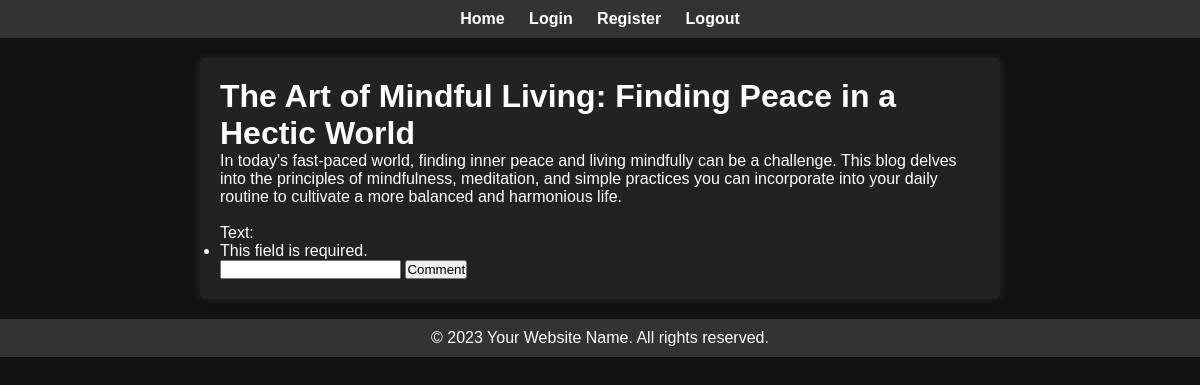
The page /detail/2 (signed in) on the database its author committed.
### base/models.py (models this page shows, shortened)
class New(models.Model):
    title = models.CharField(max_length=200)
    description = models.TextField()
    date_created = models.DateTimeField(auto_created=True, auto_now_add=True)

### base/views.py (the view)
# urls.py: path("detail/<str:pk>", views.detail, name="detail"),
@login_required(login_url="login")
def detail(request, pk):
    news = New.objects.get(id=pk)
    new = get_object_or_404(New, pk=pk)
    comments = new.comment_set.all()
    form = AddComment(request.POST)
    if request.method == "POST":
        if form.is_valid():
            form_instance = form.save(commit=False)
            form_instance.news = new
            form_instance.save()
    context = {
        "news": news,
        "comments": comments,
        "form": form,
    }
    return render(request, "detail.html", context)

### base/forms.py
class AddComment(forms.ModelForm):
    class Meta:
        model = Comment
        fields = ["text"]

### base/templates/detail.html (shortened to what this page needs)
{% extends 'base.html' %}
{% block content %}
<h1>{{news.title}}</h1>
<p>{{news.description}}</p>
<br>
<form method="post">
    {{form}}
    <input type="submit" value="Comment" />
</form>
{% endblock %}

### base/static/styles.css (style rules this page uses)
* { margin: 0; padding: 0; box-sizing: border-box; }
body { font-family: Arial, sans-serif; background-color: #111; color: #fff; margin: 0; padding: 0; }

### rows shown on the page
New: title "The Art of Mindful Living: Finding Peace in a Hectic World", description "In today's fast-paced world, finding inner peace and living mindfully can be a challenge. This blog delves into the principles of mindfulness, meditation, and simple practices you can incorporate into your daily routine to cultivate a more balanced and harmonious life."
